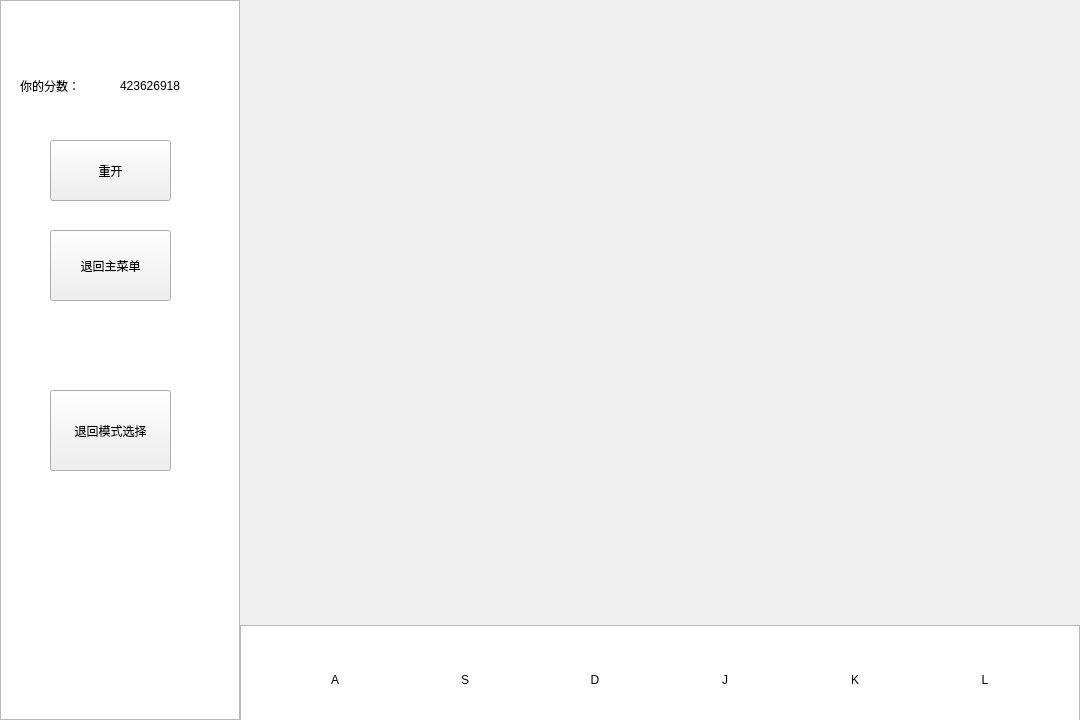
<?xml version="1.0" encoding="UTF-8"?>
<ui version="4.0">
 <class>firstgame</class>
 <widget class="QWidget" name="firstgame">
  <property name="geometry">
   <rect>
    <x>0</x>
    <y>0</y>
    <width>1080</width>
    <height>720</height>
   </rect>
  </property>
  <property name="windowTitle">
   <string>Form</string>
  </property>
  <property name="styleSheet">
   <string notr="true"/>
  </property>
  <widget class="QListView" name="listView">
   <property name="geometry">
    <rect>
     <x>0</x>
     <y>0</y>
     <width>240</width>
     <height>720</height>
    </rect>
   </property>
  </widget>
  <widget class="QLabel" name="yourscoreshow">
   <property name="geometry">
    <rect>
     <x>20</x>
     <y>60</y>
     <width>71</width>
     <height>51</height>
    </rect>
   </property>
   <property name="text">
    <string>你的分数：</string>
   </property>
  </widget>
  <widget class="QLabel" name="score_label">
   <property name="geometry">
    <rect>
     <x>120</x>
     <y>70</y>
     <width>71</width>
     <height>31</height>
    </rect>
   </property>
   <property name="text">
    <string>423626918</string>
   </property>
  </widget>
  <widget class="QPushButton" name="back_to_main">
   <property name="geometry">
    <rect>
     <x>50</x>
     <y>230</y>
     <width>121</width>
     <height>71</height>
    </rect>
   </property>
   <property name="text">
    <string>退回主菜单</string>
   </property>
  </widget>
  <widget class="QPushButton" name="back_to_choice">
   <property name="geometry">
    <rect>
     <x>50</x>
     <y>390</y>
     <width>121</width>
     <height>81</height>
    </rect>
   </property>
   <property name="text">
    <string>退回模式选择</string>
   </property>
  </widget>
  <widget class="QPushButton" name="restart">
   <property name="geometry">
    <rect>
     <x>50</x>
     <y>140</y>
     <width>121</width>
     <height>61</height>
    </rect>
   </property>
   <property name="text">
    <string>重开</string>
   </property>
  </widget>
  <widget class="QListView" name="Lower_listView">
   <property name="geometry">
    <rect>
     <x>240</x>
     <y>625</y>
     <width>840</width>
     <height>100</height>
    </rect>
   </property>
  </widget>
  <widget class="QLabel" name="SLabel">
   <property name="geometry">
    <rect>
     <x>400</x>
     <y>640</y>
     <width>130</width>
     <height>80</height>
    </rect>
   </property>
   <property name="styleSheet">
    <string notr="true">font: 26pt &quot;华文琥珀&quot;;</string>
   </property>
   <property name="text">
    <string>&lt;html&gt;&lt;head/&gt;&lt;body&gt;&lt;p align=&quot;center&quot;&gt;S&lt;/p&gt;&lt;/body&gt;&lt;/html&gt;</string>
   </property>
   <property name="alignment">
    <set>Qt::AlignCenter</set>
   </property>
  </widget>
  <widget class="QLabel" name="ALabel">
   <property name="geometry">
    <rect>
     <x>270</x>
     <y>640</y>
     <width>130</width>
     <height>80</height>
    </rect>
   </property>
   <property name="styleSheet">
    <string notr="true">font: 26pt &quot;华文琥珀&quot;;</string>
   </property>
   <property name="text">
    <string>&lt;html&gt;&lt;head/&gt;&lt;body&gt;&lt;p align=&quot;center&quot;&gt;A&lt;/p&gt;&lt;/body&gt;&lt;/html&gt;</string>
   </property>
   <property name="alignment">
    <set>Qt::AlignCenter</set>
   </property>
  </widget>
  <widget class="QLabel" name="DLabel">
   <property name="geometry">
    <rect>
     <x>530</x>
     <y>640</y>
     <width>130</width>
     <height>80</height>
    </rect>
   </property>
   <property name="styleSheet">
    <string notr="true">font: 26pt &quot;华文琥珀&quot;;</string>
   </property>
   <property name="text">
    <string>&lt;html&gt;&lt;head/&gt;&lt;body&gt;&lt;p align=&quot;center&quot;&gt;D&lt;/p&gt;&lt;/body&gt;&lt;/html&gt;</string>
   </property>
   <property name="alignment">
    <set>Qt::AlignCenter</set>
   </property>
  </widget>
  <widget class="QLabel" name="JLabel">
   <property name="geometry">
    <rect>
     <x>660</x>
     <y>640</y>
     <width>130</width>
     <height>80</height>
    </rect>
   </property>
   <property name="styleSheet">
    <string notr="true">font: 26pt &quot;华文琥珀&quot;;</string>
   </property>
   <property name="text">
    <string>&lt;html&gt;&lt;head/&gt;&lt;body&gt;&lt;p align=&quot;center&quot;&gt;J&lt;/p&gt;&lt;/body&gt;&lt;/html&gt;</string>
   </property>
   <property name="alignment">
    <set>Qt::AlignCenter</set>
   </property>
  </widget>
  <widget class="QLabel" name="KLabel">
   <property name="geometry">
    <rect>
     <x>790</x>
     <y>640</y>
     <width>130</width>
     <height>80</height>
    </rect>
   </property>
   <property name="styleSheet">
    <string notr="true">font: 26pt &quot;华文琥珀&quot;;</string>
   </property>
   <property name="text">
    <string>&lt;html&gt;&lt;head/&gt;&lt;body&gt;&lt;p align=&quot;center&quot;&gt;K&lt;/p&gt;&lt;/body&gt;&lt;/html&gt;</string>
   </property>
   <property name="alignment">
    <set>Qt::AlignCenter</set>
   </property>
  </widget>
  <widget class="QLabel" name="Dlabel">
   <property name="geometry">
    <rect>
     <x>920</x>
     <y>640</y>
     <width>130</width>
     <height>80</height>
    </rect>
   </property>
   <property name="styleSheet">
    <string notr="true">font: 26pt &quot;华文琥珀&quot;;</string>
   </property>
   <property name="text">
    <string>&lt;html&gt;&lt;head/&gt;&lt;body&gt;&lt;p align=&quot;center&quot;&gt;L&lt;/p&gt;&lt;/body&gt;&lt;/html&gt;</string>
   </property>
   <property name="alignment">
    <set>Qt::AlignCenter</set>
   </property>
  </widget>
  <zorder>listView</zorder>
  <zorder>yourscoreshow</zorder>
  <zorder>score_label</zorder>
  <zorder>back_to_main</zorder>
  <zorder>back_to_choice</zorder>
  <zorder>restart</zorder>
  <zorder>Lower_listView</zorder>
  <zorder>ALabel</zorder>
  <zorder>SLabel</zorder>
  <zorder>DLabel</zorder>
  <zorder>JLabel</zorder>
  <zorder>KLabel</zorder>
  <zorder>Dlabel</zorder>
 </widget>
 <resources/>
 <connections/>
</ui>
